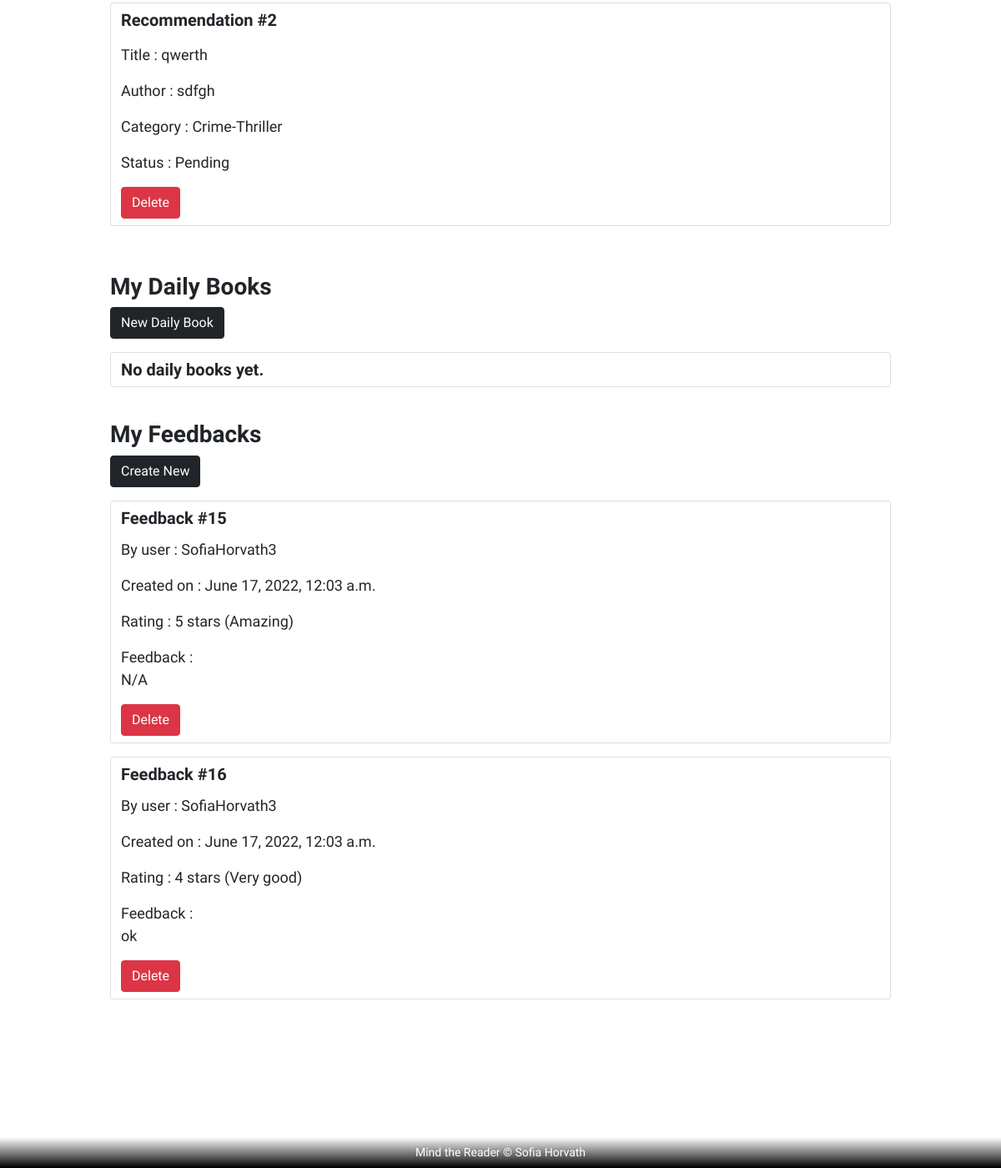
The app's page /profile/ (signed in, lower part), older data.
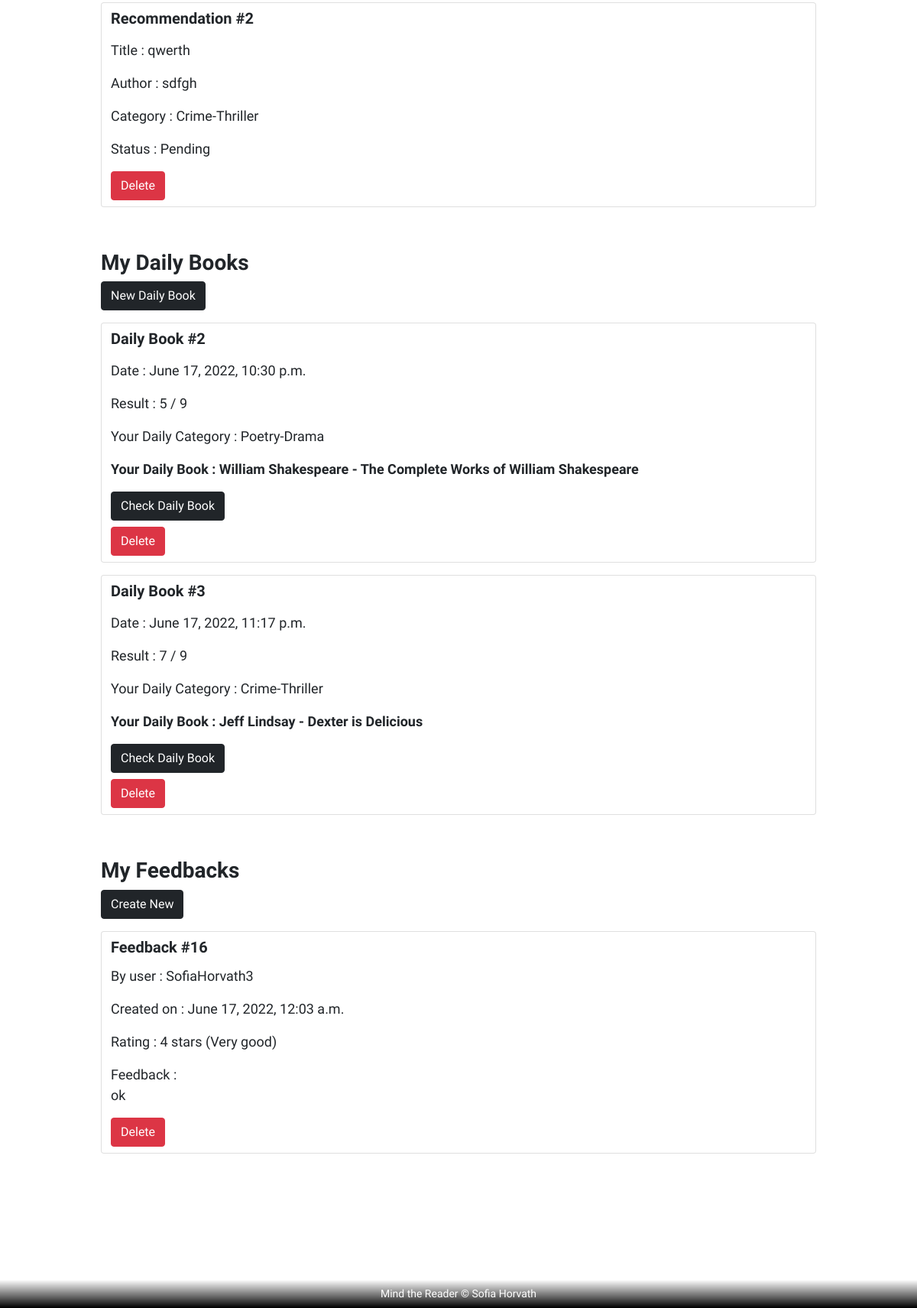
The same page, newer data.
### feedback/models.py (models this page shows, shortened)
class Recommendation(models.Model):
    status = models.CharField(max_length=25, blank=True, null=True)
    title = models.CharField(max_length=254, null=True)
    author = models.CharField(max_length=254)
    category = models.CharField(max_length=254, null=True)
    created = models.DateTimeField(auto_now_add=True, blank=True, null=True)
    user = models.ForeignKey(settings.AUTH_USER_MODEL, on_delete=models.CASCADE, blank=True, null=True)

class Feedback(models.Model):
    rating_point = models.IntegerField(null=True, blank=True)
    rating_description = models.CharField(max_length=255, blank=True, null=True)
    content = models.TextField(max_length=355, blank=True, null=True)
    created = models.DateTimeField(auto_now_add=True, blank=True, null=True)
    user = models.ForeignKey(settings.AUTH_USER_MODEL, on_delete=models.CASCADE, blank=True, null=True)

### dailybook/models.py (models this page shows)
class Result(models.Model):
    quiz = models.ForeignKey(Quiz, null=False, blank=False, on_delete=models.CASCADE, related_name='results')
    point = models.IntegerField(blank=True, null=True)
    category = models.ForeignKey(Category, on_delete=models.CASCADE, blank=True, null=True)
    book = models.ForeignKey(Book, on_delete=models.CASCADE, blank=True, null=True)
    user = models.ForeignKey(settings.AUTH_USER_MODEL, on_delete=models.CASCADE, blank=True, null=True)
    result = models.TextField(max_length=354, blank=True, null=True)
    created = models.DateTimeField(auto_now_add=True, blank=True, null=True)

### books/models.py (models this page shows, shortened)
class Category(models.Model):
    class Meta:
        verbose_name_plural = 'Categories'
    name = models.CharField(max_length=254)
    friendly_name = models.CharField(max_length=254, null=True, blank=True)

class Book(models.Model):
    id = models.AutoField(primary_key=True)
    image = models.URLField(max_length=1024, null=True, blank=True)
    name = models.CharField(max_length=254, null=True)
    author = models.CharField(max_length=254)
    format = models.CharField(max_length=254)
    book_depository_stars = models.DecimalField(max_digits=6, decimal_places=2, null=True, blank=True)
    price = models.DecimalField(max_digits=6, decimal_places=2)
    isbn = models.CharField(max_length=254)
    category = models.ForeignKey('Category', null=True, blank=True, on_delete=models.SET_NULL)
    img_paths = models.ImageField(null=True, blank=True)

### profiles/views.py (the view, shortened to what this page needs)
# urls.py: path('', views.profile, name='profile'),
@login_required
def profile(request):
    context = {}
    profile = get_object_or_404(Profile, user=request.user)
    orders = profile.orders.all()
    context['orders'] = orders
    context['on_profile_page'] = True
    form = UserProfileForm(instance=profile)
    context['form'] = form
    quiz_qs_count = Quiz.objects.filter(name='Your Daily Book').first().questions.all().count()
    context['quiz_qs_count'] = quiz_qs_count
    if request.user.is_superuser:
        context['feedbacks'] = Feedback.objects.all()
        context['recommendations'] = Recommendation.objects.all()
        context['dailybooks'] = Result.objects.all()
    else:
        context['feedbacks'] = Feedback.objects.filter(user=request.user)
        context['recommendations'] = Recommendation.objects.filter(user=request.user)
        context['dailybooks'] = Result.objects.filter(user=request.user)
    if request.POST.get('myfeedback-to-delete'):
        feedback = Feedback.objects.filter(id=request.POST['myfeedback-to-delete']).first()
        if feedback is not None:
            feedback.delete()
            messages.success(request, 'Feedback was deleted.')
        return render(request, 'profiles/profile.html', context=context)
    if request.POST.get('myrecommendations-to-delete'):
        recommendation = Recommendation.objects.filter(id=request.POST['myrecommendations-to-delete']).first()
        if recommendation is not None:
            recommendation.delete()
            messages.success(request, 'Recommendation was deleted.')
        return render(request, 'profiles/profile.html', context=context)
    if request.POST.get('mydailybook-to-delete'):
        dailybook = Result.objects.filter(id=request.POST['mydailybook-to-delete']).first()
        if dailybook is not None:
            dailybook.delete()
            messages.success(request, 'Daily Book was deleted.')
        return render(request, 'profiles/profile.html', context=context)
    return render(request, 'profiles/profile.html', context)

### profiles/forms.py
class UserProfileForm(forms.ModelForm):
    class Meta:
        model = Profile
        fields = ('basic_phone', 'basic_postcode', 'basic_city',
                  'basic_street1', 'basic_street2',
                  'basic_county', 'basic_country',)
    def __init__(self, *args, **kwargs):
        super().__init__(*args, **kwargs)
        placeholders = {
            'basic_phone': 'Phone',
            'basic_postcode': 'Postal Code',
            'basic_city': 'City',
            'basic_street1': 'Street Line 1',
            'basic_street2': 'Street Line 2',
            'basic_county': 'County / State / Locality',
        }
        self.fields['basic_phone'].widget.attrs['autofocus'] = True
        for field in self.fields:
            if field != 'basic_country':
                if self.fields[field].required:
                    placeholder = f'{placeholders[field]} *'
                else:
                    placeholder = placeholders[field]
                self.fields[field].widget.attrs['placeholder'] = placeholder
            self.fields[field].widget.attrs['class'] = 'border-black rounded-0 profile-form-input'
            self.fields[field].label = False

### shopping_bag/contexts.py (called while the page is built, shortened)
def my_bag_contents(request):
    bag_items = []
    total = 0
    product_count = 0
    bag = request.session.get('bag', {})
    if total < settings.FREE_DELIVERY_THRESHOLD:
        delivery = total * Decimal(settings.STANDARD_DELIVERY_PERCENTAGE / 100)
        free_delivery_delta = settings.FREE_DELIVERY_THRESHOLD - total
    else:
        delivery = 0
        free_delivery_delta = 0
    grand_total = delivery + total
    context = {
        'bag_items': bag_items,
        'total': total,
        'product_count': product_count,
        'delivery': delivery,
        'free_delivery_delta': free_delivery_delta,
        'free_delivery_threshold': settings.FREE_DELIVERY_THRESHOLD,
        'grand_total': grand_total,
    }
    return context

### profiles/templates/profiles/profile.html (shortened to what this page needs)
{% extends "base.html" %}
{% load static %}
{% block content %}
<div class="container main-container">
    <article class="row">
        <section class="row">
            <article class="row mt-4 mb-3">
                {% if recommendations %}
                {% for r in recommendations %}
                <section class="row card mb-3">
                    <header class="row">
                        <h5 class="mt-2 mb-3">Recommendation #{{r.id}}</h5>
                    </header>
                    <div class="row">
                        <div>
                            <p>Title : {{r.title}}</p>
                            <p>Author : {{r.author}}</p>
                            <p>Category : {{r.category}}</p>
                            <p>Status : {{r.status}}</p>
                        </div>
                        <div>
                            <div class="center-container">
                                {% if request.user == r.user %}
                                <form class="mb-2 me-1" method="POST">
                                    <div>
                                        <div class="col-12">
                                            <input type="submit" value="Delete"
                                                   class="btn btn-md btn-danger">
                                        </div>
                                    </div>
                                </form>
                                {% endif %}
                            </div>
                        </div>
                    </div>
                </section>
                {% endfor %}
                {% else %}
                <section class="card row">
                    <header class="row">
                        <h5 class="mt-2 mb-2">No recommendations yet.</h5>
                    </header>
                </section>
                {% endif %}
            </article>
            <article class="row mt-4 mb-3">
                <header>
                    <h3 class="white-shadow">My Daily Books</h3>
                    <div class="mb-3 mt-2">
                        <div class="col-12">
                            <a class="btn btn-dark" href="{% url 'quiz' %}">
                                New Daily Book
                            </a>
                        </div>
                    </div>
                </header>
                {% if dailybooks %}
                    {% for b in dailybooks %}
                    <section class="row card mb-3">
                        <header class="row">
                            <h5 class="mt-2 mb-3">Daily Book #{{b.id}}</h5>
                        </header>
                        <div class="row">
                            <div>
                                <p>Date : {{b.created}}</p>
                                <p>Result : {{b.point}} / {{quiz_qs_count}}</p>
                                <p>Your Daily Category : {{b.category.friendly_name}}</p>
                                <p>
                                    <a href="{% url 'book_detail' b.book.id %}" class="text-dark">
                                        <strong>
                                        Your Daily Book : {{b.book.author}} - {{b.book.name}}
                                        </strong>
                                    </a>
                                </p>
                            </div>
                            <div class="row mb-2">
                                <div class="col-12">
                                    <a class="btn btn-dark" href="{% url 'result' b.id %}">
                                        Check Daily Book
                                    </a>
                                </div>
                            </div>
                            <div class="row">
                                {% if request.user == b.user %}
                                <form class="mb-2 me-1" method="POST">
                                    <div>
                                        <div class="col-12">
                                            <input type="submit" value="Delete"
                                                   class="btn btn-md btn-danger">
                                        </div>
                                    </div>
                                </form>
                                {% endif %}
                            </div>
                        </div>
                    </section>
                    {% endfor %}
                {% else %}
                <section class="card row">
                    <header class="row">
                        <h5 class="mt-2 mb-2">No daily books yet.</h5>
                    </header>
                </section>
                {% endif %}
            </article>
            <article class="row mt-4 mb-3">
                <header>
                    <h3 class="white-shadow">My Feedbacks</h3>
                    <div class="mb-3 mt-2">
                        <div class="col-12">
                            <a class="btn btn-dark" href="{% url 'feedback' %}">
                                Create New
                            </a>
                        </div>
                    </div>
                </header>
                {% if feedbacks %}
                    {% for f in feedbacks %}
                        <section class="row card mb-3">
                            <header class="row">
                                <div class="row">
                                    <h5 class="mt-2 feedback-post-title">
                                        <strong>Feedback #{{f.id}}</strong>
                                    </h5>
                                </div>
                                <div>
                                    <p class="mt-1">By user : {{f.user}}</p>
                                    <p>Created on : {{f.created}}</p>
                                    <p>Rating : {{f.rating_point}} stars ({{f.rating_description}})</p>
                                    <p>Feedback :<br>{{f.content|default:"N/A"}}</p>
                                </div>
                            </header>
                            <form class="row" method="POST">
                                <div class="row mb-2">
                                    <div class="col-12">
                                        <input type="submit" value="Delete"
                                               class="btn btn-md btn-danger">
                                    </div>
                                </div>
                            </form>
                        </section>
                    {% endfor %}
                {% else %}
                <section class="card row">
                    <header class="row">
                        <h5 class="mt-2 mb-2">No feedbacks yet.</h5>
                    </header>
                </section>
                {% endif %}
            </article>
        </section>
    </article>
</div>
{% endblock %}

### templates/base.html (shortened to what this page needs)
<!DOCTYPE html>
{% load static %}
<html lang="en">
<head>
    <link href="https://cdn.jsdelivr.net/npm/bootstrap@5.1.3/dist/css/bootstrap.min.css" rel="stylesheet"
>
    <link href="//cdn-images.mailchimp.com/embedcode/classic-10_7_dtp.css" rel="stylesheet" type="text/css">
    <link rel="stylesheet" href="{% static 'css/style.css' %}">
</head>
<body class="background">
    {% block content %}
    {% endblock content %}
    <footer class="footer">
        <div class="row container-row">
            <div class="center-container">
                <p class="mb-0">
                    Mind the Reader © Sofia Horvath
                </p>
            </div>
        </div>
    </footer>
</body>
</html>

### static/css/style.css (style rules this page uses)
:root { --darkgray: rgba(33,37,41); --hover-shadow: 0 0 10px black; --card-shadow: 0 4px 8px 0 rgba(0, 0, 0, 0.9); --black-text-border: -1px 0 black, 0 1.2px black, 1.2px 0 black, 0 -1px black; --strong-text-shadow: 3px 3px 4px black, 0 0 35px black, 0 0 20px black; --strong-text-shadow-white: 3px 3px 4px white, 0 0 35px white, 0 0 20px white; --facebook: #0b5ed7; --twitter: #31d2f2; --email: #777777; --whatsapp: #25d366; }
* { box-sizing: border-box; font-family: 'Philosopher', sans-serif; }
body { margin: 100px 0 170px 0 !important; flex-wrap: wrap; clear: both; }
.background { background-size: cover; background-position: center center; background-attachment: fixed; background-repeat: no-repeat; background-image: url('background.png'); }
header, main { padding: 0 !important; margin: 0 !important; }
a { text-decoration:none !important; cursor: pointer !important; }
.bold, h1,h2,h3,h4,h5 { font-weight: bold !important; }
.row { margin-right: 0 !important; margin-left: 0 !important; padding-right: 0 !important; padding-left: 0 !important; }
p, label { font-size:18px; }
.white-shadow { text-shadow: var(--strong-text-shadow-white); }
.center-container { margin: auto; display: flex; width: auto; align-items: center; text-align: center; }
.main-container { margin-top: 10rem !important; }
.footer { display: block; position: fixed; padding: 0.5rem 0 0.5rem 0; left: 0; bottom: 0; width: 100%; text-align: center; background-color: transparent; background-image: linear-gradient( transparent, black ); }
.footer p { font-size: 14px !important; opacity: 1 !important; color: white; text-align: center; margin: auto; margin: auto; }
@media only screen and (min-width: 1200px) { .container { max-width: 80%; } }

Row changes from the older to the newer data that the page shows:
removed Feedback: id "15", user "SofiaHorvath3", created "June 17, 2022, 12:03 a.m.", rating_point "5", rating_description "Amazing", content "N/A"
added Result: id "2", created "June 17, 2022, 10:30 p.m.", point "5", quiz_qs_count "9", category.friendly_name "Poetry-Drama", book.author "William Shakespeare", book.name "The Complete Works of William Shakespeare"
added Result: id "3", created "June 17, 2022, 11:17 p.m.", point "7", quiz_qs_count "9", category.friendly_name "Crime-Thriller", book.author "Jeff Lindsay", book.name "Dexter is Delicious"
Text that changed along with them:
text no longer shown: "No daily books yet."
